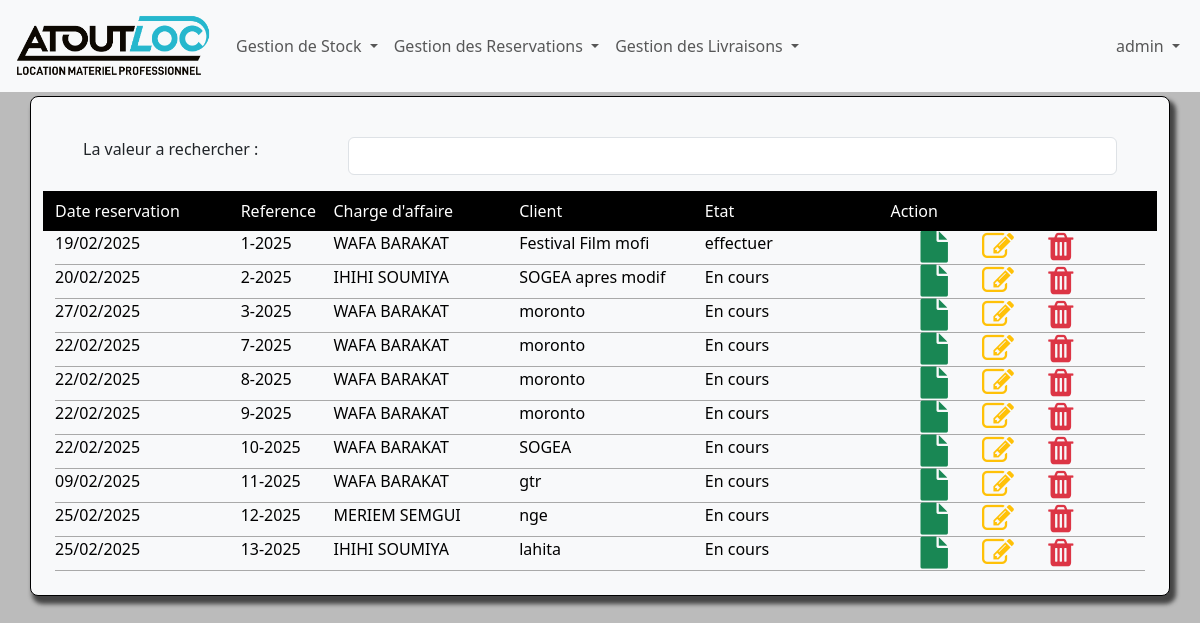
Page /reservations/ (signed in) on the earlier database version.
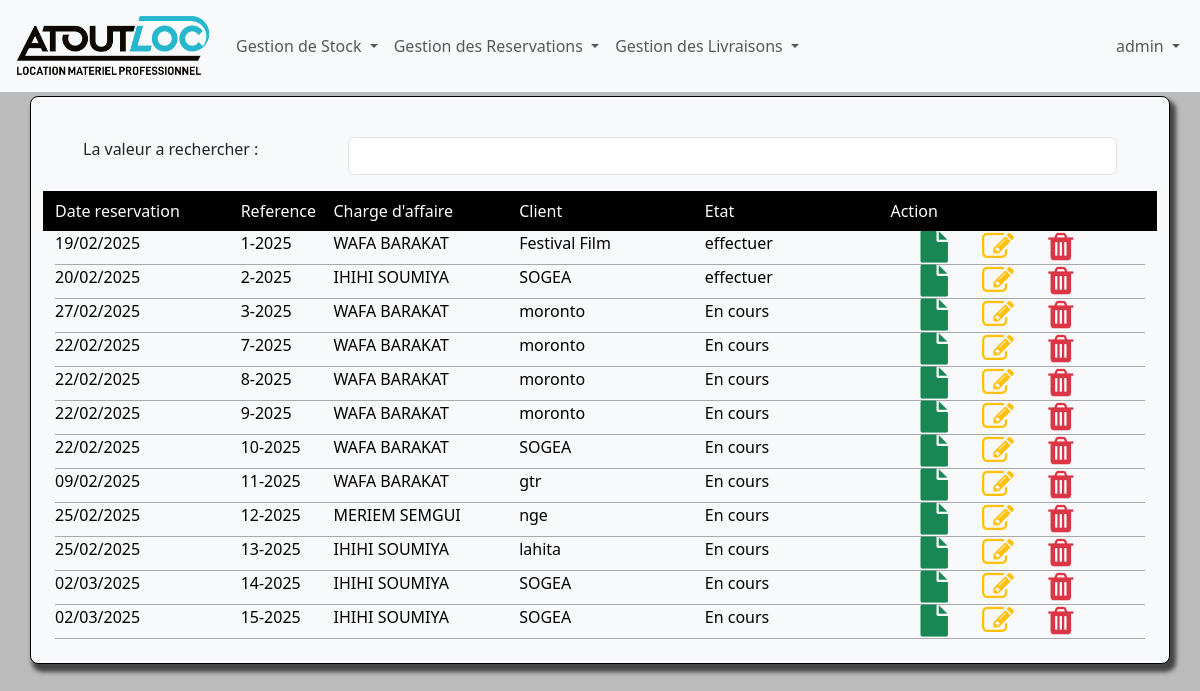
Same page on the later database version.
### inventaire/models.py (models this page shows, shortened)
class Reservation(models.Model):
    refReservation=models.CharField(max_length=20,primary_key=True, )
    chargerAffaire=models.CharField(max_length=20)
    dateReservation=models.DateField(default=timezone.now())
    client=models.CharField(max_length=50)
    etat=models.CharField(max_length=20)
    created_at=models.DateTimeField(auto_now_add=True)

### inventaire/views.py (the view)
# urls.py: path('reservations/',reservations,name='reservations'),
@login_required
def reservations(request):
    data=Reservation.objects.all()
    if request.method=='POST':
        data=Reservation.objects.all()
    return render(request,'inventaire/reservations.html',{
        'title':'Reservations',
        'data':data,
    })

### inventaire/templates/inventaire/reservations.html (shortened to what this page needs)
{% extends 'base.html' %}
{% block content %}
<div class="  borderShadaw p-4 bg-light mt-1">
    <div class="row m-3 ">
        <div class="col-md-3"><label for="search">La valeur a rechercher :</label></div>
        <div class="col-md-9"> <input id="search" type="text" class="form-control"></div>
    </div>
    <div class="h-90">
        <div class="row bg-black pt-2 pb-2 text-white">
            <div class="col-md-2">Date reservation</div>
            <div class="col-md-1">Reference</div>
            <div class="col-md-2">Charge d'affaire</div>
            <div class="col-md-2">Client</div>
            <div class="col-md-2">Etat</div>
            <div class="col-md-3">Action</div>
        </div>
        <div class=" body table-container"  id='table-body'>
            {% for dt in data %}
                <div class="row">
                    <div class="col-md-2">{{dt.dateReservation|date:'d/m/Y'}}</div>
                    <div class="col-md-1">{{dt.refReservation}}</div>
                    <div class="col-md-2">{{dt.chargerAffaire}}</div>
                    <div class="col-md-2">{{dt.client}}</div>
                    <div class="col-md-2">{{dt.etat}}</div>
                    <div class="col-md-3 action ">
                            <a href="{% url 'detailReservation' dt.refReservation %}">
                                <i class='fa fa-file  fa-2x text-success'></i>
                            </a>
                            <a href="{% url 'editReservation' dt.refReservation %}">
                                <i class='fa fa-edit fa-2x text-warning'></i>
                            </a>
                            <a href="{% url 'deleteReservation' dt.refReservation %}">
                                <i class='fa fa-trash fa-2x text-danger'></i>
                            </a>
                    </div>
                </div>
                {% endfor %}
        </div>
    </div>
</div>
{% endblock content %}

### inventaire/templates/base.html (shortened to what this page needs)
<!DOCTYPE html>
{% load static %}
<html lang="en">
<head>
    <link rel="stylesheet" href="{% static 'css/bootstrap.css'%}">
    <link rel="stylesheet" href="{% static 'css/font-awesome.min.css'%}">
    <link rel="stylesheet" href="{% static 'css/style.css'%}">
</head>
<body>
<nav class="navbar navbar-expand-lg navbar-light bg-light">
    <div class="container-fluid">
        <a class="navbar-brand" href="{% url 'home'%}">
            <img src="{% static 'images/ATOUT.png'%}" class="img-fluid" width="200px" height="100px">
        </a>
        <div class="collapse navbar-collapse" id="navbarNavDropdown">
            <ul class="navbar-nav me-auto">
                <li class="nav-item dropdown">
                    <a class="nav-link dropdown-toggle" href="#" role="button" data-bs-toggle="dropdown">
                        Gestion de Stock
                    </a>
                </li>
                <li class="nav-item dropdown">
                    <a class="nav-link dropdown-toggle" href="#" role="button" data-bs-toggle="dropdown">
                        Gestion des Reservations
                    </a>
                </li>
                <li class="nav-item dropdown">
                    <a class="nav-link dropdown-toggle" href="#" role="button" data-bs-toggle="dropdown">
                        Gestion des Livraisons
                    </a>
                </li>
            </ul>
            <ul class="navbar-nav ms-auto">
                {% if user.is_authenticated %}
                <li class="nav-item dropdown">
                    <a class="nav-link dropdown-toggle" href="#" role="button" data-bs-toggle="dropdown">
                        {{ user.username }}
                    </a>
                </li>
                {% endif %}
            </ul>
        </div>
    </div>
</nav>
    <div class="w-90">
      {% block content %}
      {% endblock content %}
    </div>
</body>
</html>

### inventaire/static/css/style.css (style rules this page uses)
* { margin: 0; padding: 0; box-sizing: border-box; }
.w-90 { width: 95%; margin:auto; }
body { background:#BBB }
.action a { margin-left: 30px; margin-top:10px; text-decoration: none; }
.body .row { color:black; font-size: medium; transition: .4s; border-bottom: 2px solid #F8F8FF; border-bottom: 1px solid #A9A9A9; }
.borderShadaw { border-radius: 8px; border: 1px solid black; box-shadow: 4px 6px 4px 2px rgb(19, 18, 18,0.7); padding:15px 0; }
.table-container { max-height: 80vh; width: 100%; overflow-y: auto; position: relative; }

Differences in the rows shown:
changed Reservation "1-2025": client "Festival Film mofi" → "Festival Film"
changed Reservation "2-2025": client "SOGEA apres modif" → "SOGEA"; etat "En cours" → "effectuer"
added Reservation: dateReservation "02/03/2025", refReservation "14-2025", chargerAffaire "IHIHI SOUMIYA", client "SOGEA", etat "En cours"
added Reservation: dateReservation "02/03/2025", refReservation "15-2025", chargerAffaire "IHIHI SOUMIYA", client "SOGEA", etat "En cours"
